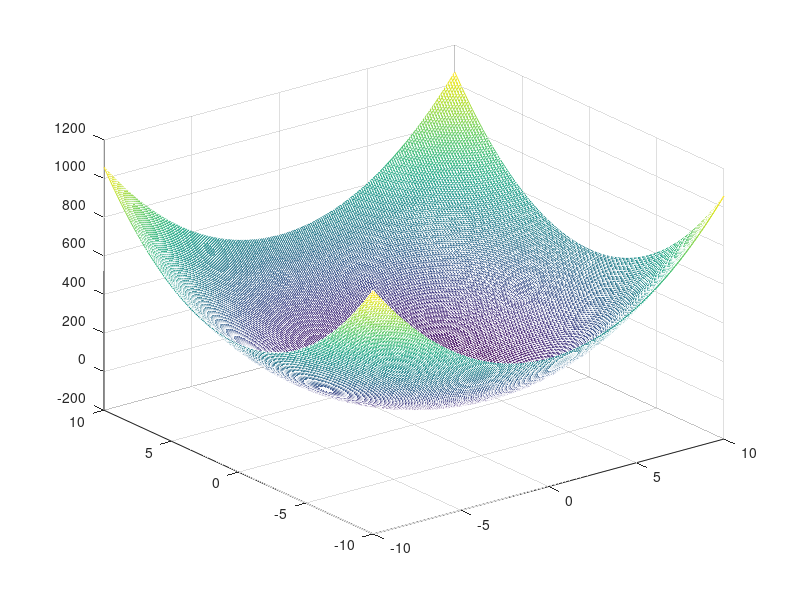

Write the MATLAB code that produced this figure.
close all
clear
clc

[dx, dy] = meshgrid(-10:0.1:10);

r = sqrt(dx .^ 2 + dy .^ 2);
r_copy = r;
r_copy(r_copy==0) = realmin; % 防止log(0)出现

z = r .^ 2 .* log(r_copy) * 2;
% plot3(dx,dy,z)
mesh(dx, dy, z)




